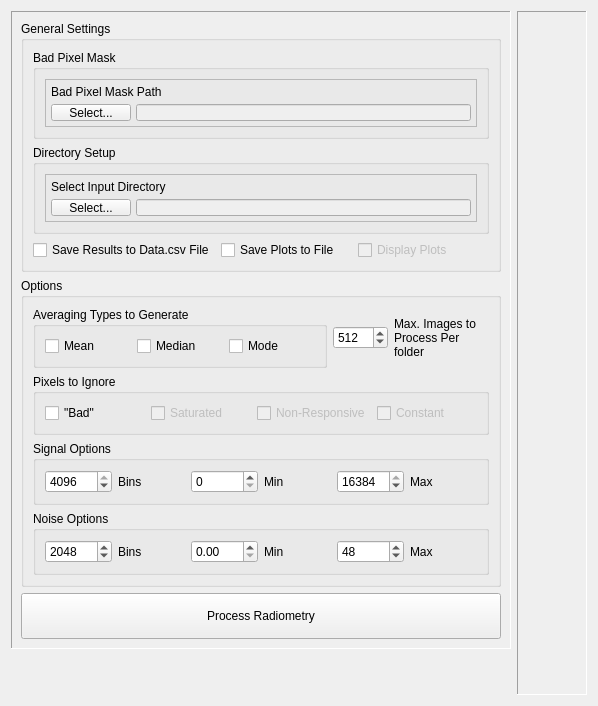
      <widget class="QWidget" name="radiometryTab">
       <attribute name="title">
        <string>Radiometry</string>
       </attribute>
       <layout class="QGridLayout" name="gridLayout_22">
        <item row="0" column="0">
         <widget class="QFrame" name="frame_22">
          <property name="frameShape">
           <enum>QFrame::Panel</enum>
          </property>
          <property name="frameShadow">
           <enum>QFrame::Sunken</enum>
          </property>
          <layout class="QGridLayout" name="gridLayout_25">
           <item row="0" column="0">
            <widget class="QGroupBox" name="groupBox_27">
             <property name="minimumSize">
              <size>
               <width>480</width>
               <height>251</height>
              </size>
             </property>
             <property name="maximumSize">
              <size>
               <width>570</width>
               <height>251</height>
              </size>
             </property>
             <property name="title">
              <string>General Settings</string>
             </property>
             <layout class="QGridLayout" name="gridLayout_23">
              <item row="2" column="0">
               <widget class="QCheckBox" name="radiometrySaveCSVFileCheckBox">
                <property name="text">
                 <string>Save Results to Data.csv File</string>
                </property>
                <property name="checked">
                 <bool>false</bool>
                </property>
               </widget>
              </item>
              <item row="2" column="1">
               <widget class="QCheckBox" name="radiometrySavePlotsCheckBox">
                <property name="text">
                 <string>Save Plots to File</string>
                </property>
                <property name="checked">
                 <bool>false</bool>
                </property>
               </widget>
              </item>
              <item row="2" column="2">
               <widget class="QCheckBox" name="radiometryDisplayPlotsCheckBox">
                <property name="enabled">
                 <bool>false</bool>
                </property>
                <property name="text">
                 <string>Display Plots</string>
                </property>
               </widget>
              </item>
              <item row="1" column="0" colspan="3">
               <widget class="QGroupBox" name="groupBox_29">
                <property name="title">
                 <string>Directory Setup</string>
                </property>
                <layout class="QVBoxLayout" name="verticalLayout_25">
                 <item>
                  <widget class="QFrame" name="frame_12">
                   <property name="frameShape">
                    <enum>QFrame::StyledPanel</enum>
                   </property>
                   <property name="frameShadow">
                    <enum>QFrame::Raised</enum>
                   </property>
                   <layout class="QFormLayout" name="formLayout_7">
                    <property name="horizontalSpacing">
                     <number>5</number>
                    </property>
                    <property name="verticalSpacing">
                     <number>5</number>
                    </property>
                    <property name="leftMargin">
                     <number>5</number>
                    </property>
                    <property name="topMargin">
                     <number>5</number>
                    </property>
                    <property name="rightMargin">
                     <number>5</number>
                    </property>
                    <property name="bottomMargin">
                     <number>5</number>
                    </property>
                    <item row="0" column="0" colspan="2">
                     <widget class="QLabel" name="label_29">
                      <property name="text">
                       <string>Select Input Directory</string>
                      </property>
                     </widget>
                    </item>
                    <item row="1" column="0">
                     <widget class="QPushButton" name="selectRadiometryInputDirButton">
                      <property name="text">
                       <string>Select...</string>
                      </property>
                     </widget>
                    </item>
                    <item row="1" column="1">
                     <widget class="QLineEdit" name="radiometryInputDirPath">
                      <property name="enabled">
                       <bool>false</bool>
                      </property>
                     </widget>
                    </item>
                   </layout>
                  </widget>
                 </item>
                </layout>
               </widget>
              </item>
              <item row="0" column="0" colspan="3">
               <widget class="QGroupBox" name="groupBox_28">
                <property name="title">
                 <string>Bad Pixel Mask</string>
                </property>
                <layout class="QVBoxLayout" name="verticalLayout_24">
                 <item>
                  <widget class="QFrame" name="frame_11">
                   <property name="frameShape">
                    <enum>QFrame::StyledPanel</enum>
                   </property>
                   <property name="frameShadow">
                    <enum>QFrame::Raised</enum>
                   </property>
                   <layout class="QFormLayout" name="formLayout_6">
                    <property name="horizontalSpacing">
                     <number>5</number>
                    </property>
                    <property name="verticalSpacing">
                     <number>5</number>
                    </property>
                    <property name="leftMargin">
                     <number>5</number>
                    </property>
                    <property name="topMargin">
                     <number>5</number>
                    </property>
                    <property name="rightMargin">
                     <number>5</number>
                    </property>
                    <property name="bottomMargin">
                     <number>5</number>
                    </property>
                    <item row="0" column="0" colspan="2">
                     <widget class="QLabel" name="label_28">
                      <property name="text">
                       <string>Bad Pixel Mask Path</string>
                      </property>
                     </widget>
                    </item>
                    <item row="1" column="0">
                     <widget class="QPushButton" name="selectPixelMaskFileButton_2">
                      <property name="text">
                       <string>Select...</string>
                      </property>
                     </widget>
                    </item>
                    <item row="1" column="1">
                     <widget class="QLineEdit" name="pixelMaskFilePath_2">
                      <property name="enabled">
                       <bool>false</bool>
                      </property>
                     </widget>
                    </item>
                   </layout>
                  </widget>
                 </item>
                </layout>
               </widget>
              </item>
             </layout>
            </widget>
           </item>
           <item row="1" column="0">
            <widget class="QGroupBox" name="groupBox_30">
             <property name="title">
              <string>Options</string>
             </property>
             <layout class="QGridLayout" name="gridLayout_28">
              <item row="0" column="1">
               <widget class="QSpinBox" name="imagesToProcessSpinBox">
                <property name="maximumSize">
                 <size>
                  <width>55</width>
                  <height>16777215</height>
                 </size>
                </property>
                <property name="minimum">
                 <number>1</number>
                </property>
                <property name="maximum">
                 <number>1024</number>
                </property>
                <property name="value">
                 <number>512</number>
                </property>
               </widget>
              </item>
              <item row="0" column="0">
               <widget class="QGroupBox" name="groupBox_31">
                <property name="title">
                 <string>Averaging Types to Generate</string>
                </property>
                <layout class="QHBoxLayout" name="horizontalLayout_8">
                 <item>
                  <widget class="QCheckBox" name="averagingMeanCheckBox">
                   <property name="text">
                    <string>Mean</string>
                   </property>
                  </widget>
                 </item>
                 <item>
                  <widget class="QCheckBox" name="averagingMedianCheckBox">
                   <property name="text">
                    <string>Median</string>
                   </property>
                  </widget>
                 </item>
                 <item>
                  <widget class="QCheckBox" name="averagingModeCheckBox">
                   <property name="text">
                    <string>Mode</string>
                   </property>
                  </widget>
                 </item>
                </layout>
               </widget>
              </item>
              <item row="0" column="2">
               <widget class="QLabel" name="label_40">
                <property name="maximumSize">
                 <size>
                  <width>95</width>
                  <height>16777215</height>
                 </size>
                </property>
                <property name="text">
                 <string>Max. Images to Process Per folder</string>
                </property>
                <property name="wordWrap">
                 <bool>true</bool>
                </property>
               </widget>
              </item>
              <item row="1" column="0" colspan="3">
               <widget class="QGroupBox" name="groupBox_32">
                <property name="title">
                 <string>Pixels to Ignore</string>
                </property>
                <layout class="QHBoxLayout" name="horizontalLayout_9">
                 <item>
                  <widget class="QCheckBox" name="ignoreBadPixelsCheckBox">
                   <property name="text">
                    <string>&quot;Bad&quot;</string>
                   </property>
                  </widget>
                 </item>
                 <item>
                  <widget class="QCheckBox" name="ignoreSaturatedPixelsCheckBox">
                   <property name="enabled">
                    <bool>false</bool>
                   </property>
                   <property name="text">
                    <string>Saturated</string>
                   </property>
                  </widget>
                 </item>
                 <item>
                  <widget class="QCheckBox" name="ignoreNonResponsivePixelsCheckBox">
                   <property name="enabled">
                    <bool>false</bool>
                   </property>
                   <property name="text">
                    <string>Non-Responsive</string>
                   </property>
                  </widget>
                 </item>
                 <item>
                  <widget class="QCheckBox" name="ignoreConstantPixelsCheckBox">
                   <property name="enabled">
                    <bool>false</bool>
                   </property>
                   <property name="text">
                    <string>Constant</string>
                   </property>
                  </widget>
                 </item>
                </layout>
               </widget>
              </item>
              <item row="2" column="0" colspan="3">
               <widget class="QGroupBox" name="groupBox_33">
                <property name="title">
                 <string>Signal Options</string>
                </property>
                <layout class="QGridLayout" name="gridLayout_26">
                 <item row="0" column="3">
                  <widget class="QLabel" name="label_32">
                   <property name="text">
                    <string>Min</string>
                   </property>
                  </widget>
                 </item>
                 <item row="0" column="5">
                  <widget class="QLabel" name="label_36">
                   <property name="text">
                    <string>Max</string>
                   </property>
                  </widget>
                 </item>
                 <item row="0" column="1">
                  <widget class="QLabel" name="label_30">
                   <property name="text">
                    <string>Bins</string>
                   </property>
                  </widget>
                 </item>
                 <item row="0" column="0">
                  <widget class="QSpinBox" name="signalBinsSpinBox">
                   <property name="readOnly">
                    <bool>false</bool>
                   </property>
                   <property name="minimum">
                    <number>128</number>
                   </property>
                   <property name="maximum">
                    <number>4096</number>
                   </property>
                   <property name="singleStep">
                    <number>128</number>
                   </property>
                   <property name="value">
                    <number>4096</number>
                   </property>
                  </widget>
                 </item>
                 <item row="0" column="2">
                  <widget class="QSpinBox" name="signalMinSpinBox"/>
                 </item>
                 <item row="0" column="4">
                  <widget class="QSpinBox" name="signalMaxSpinBox">
                   <property name="minimum">
                    <number>256</number>
                   </property>
                   <property name="maximum">
                    <number>16384</number>
                   </property>
                   <property name="value">
                    <number>16384</number>
                   </property>
                  </widget>
                 </item>
                </layout>
               </widget>
              </item>
              <item row="3" column="0" colspan="3">
               <widget class="QGroupBox" name="groupBox_34">
                <property name="title">
                 <string>Noise Options</string>
                </property>
                <layout class="QGridLayout" name="gridLayout_27">
                 <item row="0" column="0">
                  <widget class="QSpinBox" name="noiseBinsSpinBox">
                   <property name="readOnly">
                    <bool>false</bool>
                   </property>
                   <property name="minimum">
                    <number>128</number>
                   </property>
                   <property name="maximum">
                    <number>4096</number>
                   </property>
                   <property name="singleStep">
                    <number>128</number>
                   </property>
                   <property name="value">
                    <number>2048</number>
                   </property>
                  </widget>
                 </item>
                 <item row="0" column="2">
                  <widget class="QDoubleSpinBox" name="noiseMinSpinBox">
                   <property name="maximum">
                    <double>5.000000000000000</double>
                   </property>
                   <property name="singleStep">
                    <double>0.050000000000000</double>
                   </property>
                  </widget>
                 </item>
                 <item row="0" column="4">
                  <widget class="QSpinBox" name="noiseMaxSpinBox">
                   <property name="minimum">
                    <number>16</number>
                   </property>
                   <property name="maximum">
                    <number>256</number>
                   </property>
                   <property name="singleStep">
                    <number>16</number>
                   </property>
                   <property name="value">
                    <number>48</number>
                   </property>
                  </widget>
                 </item>
                 <item row="0" column="5">
                  <widget class="QLabel" name="label_38">
                   <property name="text">
                    <string>Max</string>
                   </property>
                  </widget>
                 </item>
                 <item row="0" column="3">
                  <widget class="QLabel" name="label_37">
                   <property name="text">
                    <string>Min</string>
                   </property>
                  </widget>
                 </item>
                 <item row="0" column="1">
                  <widget class="QLabel" name="label_39">
                   <property name="text">
                    <string>Bins</string>
                   </property>
                  </widget>
                 </item>
                </layout>
               </widget>
              </item>
             </layout>
            </widget>
           </item>
           <item row="2" column="0">
            <widget class="QPushButton" name="radiometryPushButton">
             <property name="minimumSize">
              <size>
               <width>0</width>
               <height>46</height>
              </size>
             </property>
             <property name="maximumSize">
              <size>
               <width>16777215</width>
               <height>46</height>
              </size>
             </property>
             <property name="text">
              <string>Process Radiometry</string>
             </property>
            </widget>
           </item>
          </layout>
         </widget>
        </item>
        <item row="0" column="1" rowspan="3">
         <widget class="QScrollArea" name="scrollArea_4">
          <property name="frameShape">
           <enum>QFrame::Panel</enum>
          </property>
          <property name="widgetResizable">
           <bool>true</bool>
          </property>
          <widget class="QWidget" name="scrollAreaWidgetContents_4">
           <property name="geometry">
            <rect>
             <x>0</x>
             <y>0</y>
             <width>908</width>
             <height>841</height>
            </rect>
           </property>
          </widget>
         </widget>
        </item>
        <item row="1" column="0">
         <spacer name="verticalSpacer_5">
          <property name="orientation">
           <enum>Qt::Vertical</enum>
          </property>
          <property name="sizeHint" stdset="0">
           <size>
            <width>20</width>
            <height>40</height>
           </size>
          </property>
         </spacer>
        </item>
       </layout>
      </widget>
